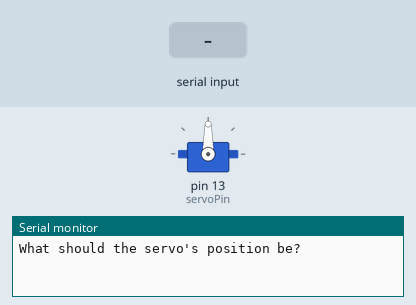
Bench run of a sketch on a simulated Arduino Uno, built with avr-gcc and run on an emulated ATmega328P. On the bench: servo, the last lines printed to the serial monitor. Inputs (shaded band) come from the test bench.

Above: at 1.2 s.
1.3 s: "30,150\n" received over Serial
At 2.8 s:
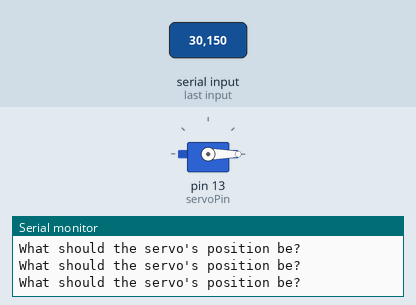
3.8 s: "90,45\n" received over Serial
At 4.6 s:
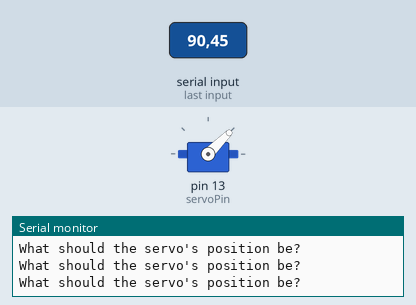
6.3 s: "200\n" received over Serial
At 6.7 s:
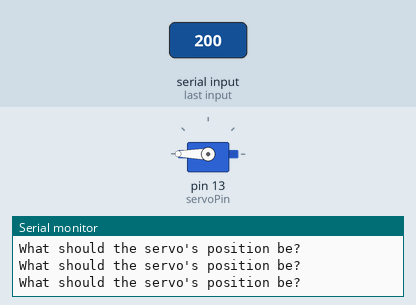
Timing chart, 0 to 9.3 s (numbered marks = the images above; inputs shaded):
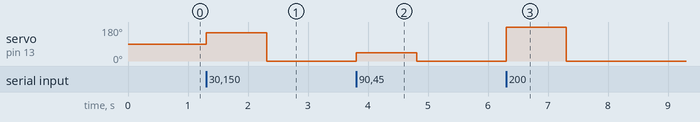

Measured:
- after the input at 1.3 s, servo on pin 13 (servoPin): 90° → 150° at once, → 0° 1.0 s later
- after the input at 3.8 s, servo on pin 13 (servoPin): 0° → 45° at once, → 0° 1.0 s later
- after the input at 6.3 s, servo on pin 13 (servoPin): 0° → 180° at once, → 0° 1.0 s later

The sketch:

Serial_Control_Servo.ino
```cpp
#include <Servo.h>
int servoPin=13;
int servoPos;
Servo servo;
String msg="What should the servo's position be?";

void setup() {
  // put your setup code here, to run once:
Serial.begin(9600);
servo.attach(servoPin);
}

void loop() {
  // put your main code here, to run repeatedly:
  Serial.println(msg);
  while(Serial.available()==0) {

  }
  servoPos=Serial.parseInt();
  servo.write(servoPos);

}
```
